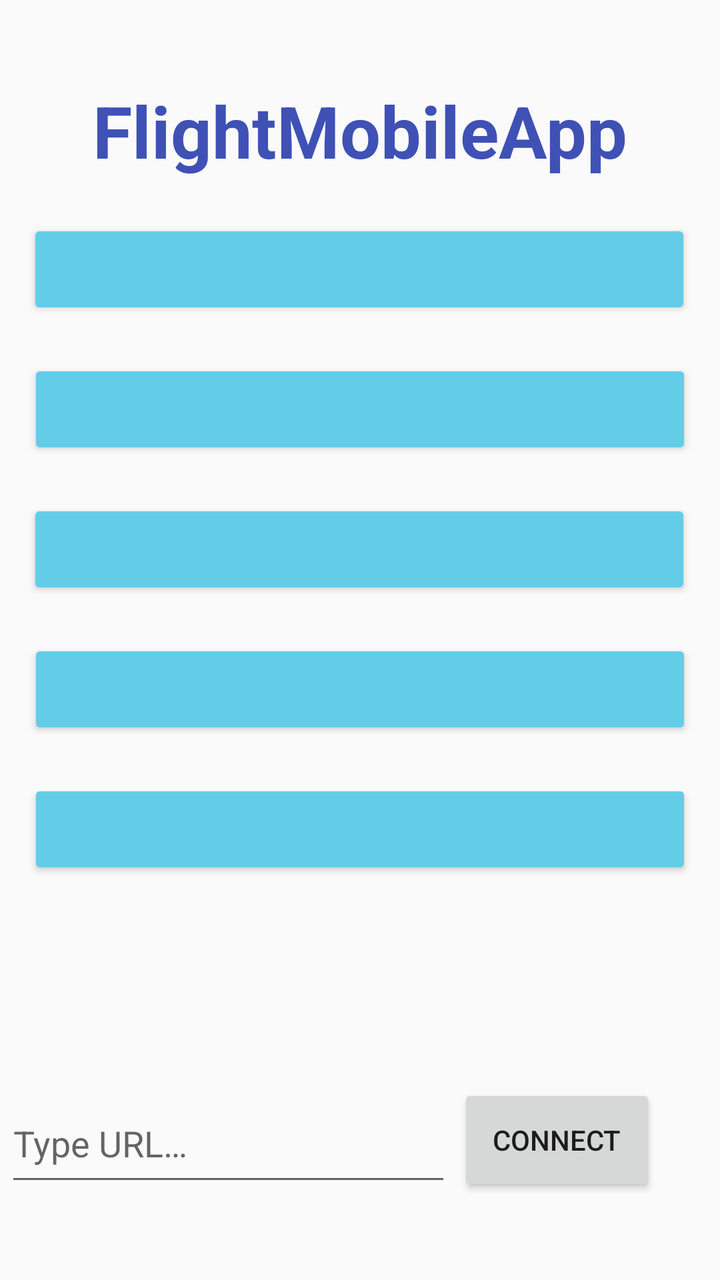
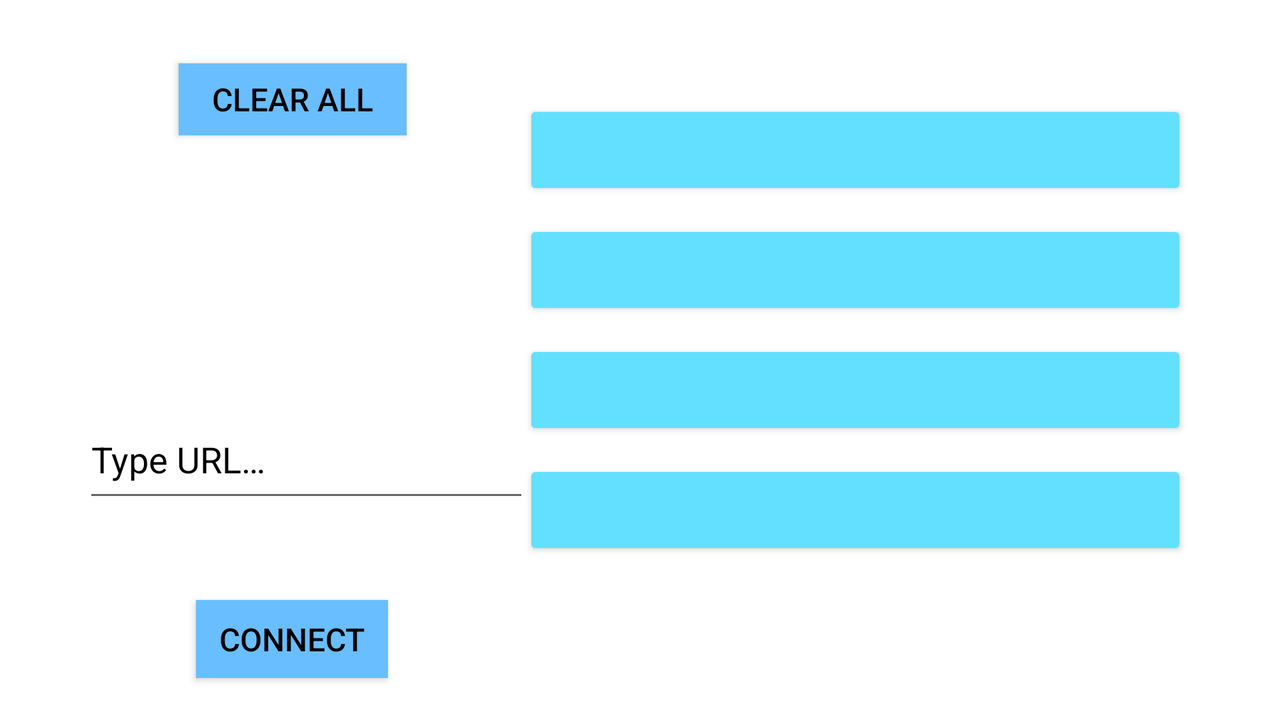

An Android layout and its configuration variant, each rendered on a device that would load it. The default file and the variant file are quoted in full after the pictures.
<!-- AndroidManifest.xml: activity theme Theme.AppCompat.Light.NoActionBar -->
<!-- res/layout/activity_main.xml -->
<?xml version="1.0" encoding="utf-8"?>
<androidx.constraintlayout.widget.ConstraintLayout xmlns:android="http://schemas.android.com/apk/res/android"
    xmlns:app="http://schemas.android.com/apk/res-auto"
    xmlns:tools="http://schemas.android.com/tools"
    android:layout_width="match_parent"
    android:layout_height="match_parent"
    android:backgroundTint="#00B81212"
    tools:context=".MainActivity">

    <Button
        android:id="@+id/connectButton"
        android:layout_width="99dp"
        android:layout_height="56dp"
        android:layout_marginTop="500dp"
        android:layout_marginEnd="32dp"
        android:text="@string/connect_button"
        app:layout_constraintBottom_toBottomOf="parent"
        app:layout_constraintEnd_toEndOf="parent"
        app:layout_constraintTop_toTopOf="parent" />

    <TextView
        android:id="@+id/headline"
        android:layout_width="wrap_content"
        android:layout_height="wrap_content"
        android:layout_marginTop="40dp"
        android:layout_marginBottom="550dp"
        android:text="@string/app_name"
        android:textAlignment="center"
        android:textColor="#3F51B5"
        android:textSize="36sp"
        android:textStyle="bold"
        app:layout_constraintBottom_toBottomOf="parent"
        app:layout_constraintEnd_toEndOf="parent"
        app:layout_constraintStart_toStartOf="parent"
        app:layout_constraintTop_toTopOf="parent" />

    <EditText
        android:id="@+id/insertBox"
        android:layout_width="223dp"
        android:layout_height="56dp"
        android:layout_marginTop="500dp"
        android:autofillHints=""
        android:ems="10"
        android:hint="@string/type_url"
        android:inputType="textPersonName"
        app:layout_constraintBottom_toBottomOf="parent"
        app:layout_constraintEnd_toStartOf="@+id/connectButton"
        app:layout_constraintHorizontal_bias="0.47"
        app:layout_constraintStart_toStartOf="parent"
        app:layout_constraintTop_toTopOf="parent" />

    <Button
        android:id="@+id/url0"
        android:layout_width="332dp"
        android:layout_height="50dp"
        android:layout_marginTop="20dp"
        android:layout_marginBottom="480dp"
        android:backgroundTint="#63CDE8"
        app:layout_constraintBottom_toBottomOf="parent"
        app:layout_constraintEnd_toEndOf="parent"
        app:layout_constraintHorizontal_bias="0.493"
        app:layout_constraintStart_toStartOf="parent"
        app:layout_constraintTop_toBottomOf="@+id/headline"
        tools:visibility="visible" />

    <Button
        android:id="@+id/url1"
        android:layout_width="332dp"
        android:layout_height="50dp"
        android:layout_marginTop="40dp"
        android:layout_marginBottom="360dp"
        android:backgroundTint="#63CDE8"
        app:layout_constraintBottom_toBottomOf="parent"
        app:layout_constraintEnd_toEndOf="parent"
        app:layout_constraintStart_toStartOf="parent"
        app:layout_constraintTop_toBottomOf="@+id/headline"
        tools:visibility="visible" />

    <Button
        android:id="@+id/url2"
        android:layout_width="332dp"
        android:layout_height="50dp"
        android:layout_marginTop="60dp"
        android:layout_marginBottom="240dp"
        android:backgroundTint="#63CDE8"
        app:layout_constraintBottom_toBottomOf="parent"
        app:layout_constraintEnd_toEndOf="parent"
        app:layout_constraintHorizontal_bias="0.49"
        app:layout_constraintStart_toStartOf="parent"
        app:layout_constraintTop_toBottomOf="@+id/headline"
        tools:visibility="visible" />

    <Button
        android:id="@+id/url3"
        android:layout_width="332dp"
        android:layout_height="50dp"
        android:layout_marginTop="80dp"
        android:layout_marginBottom="120dp"
        android:backgroundTint="#63CDE8"
        app:layout_constraintBottom_toBottomOf="parent"
        app:layout_constraintEnd_toEndOf="parent"
        app:layout_constraintStart_toStartOf="parent"
        app:layout_constraintTop_toBottomOf="@+id/headline"
        tools:visibility="visible" />

    <Button
        android:id="@+id/url4"
        android:layout_width="332dp"
        android:layout_height="50dp"
        android:layout_marginTop="100dp"
        android:backgroundTint="#63CDE8"
        android:visibility="visible"
        app:layout_constraintBottom_toBottomOf="parent"
        app:layout_constraintEnd_toEndOf="parent"
        app:layout_constraintStart_toStartOf="parent"
        app:layout_constraintTop_toBottomOf="@+id/headline"
        tools:visibility="visible" />

</androidx.constraintlayout.widget.ConstraintLayout>
<!-- resources referenced by this layout -->
<resources>
  <string name="app_name">FlightMobileApp</string>
  <string name="connect_button">Connect</string>
  <string name="type_url">Type URL…</string>
</resources>
<!-- res/layout-land/activity_main.xml (the repository's variant of the layout above) -->
<!-- drawn on the phone turned sideways -->
<?xml version="1.0" encoding="utf-8"?>
<androidx.constraintlayout.widget.ConstraintLayout xmlns:android="http://schemas.android.com/apk/res/android"
    xmlns:app="http://schemas.android.com/apk/res-auto"
    xmlns:tools="http://schemas.android.com/tools"
    android:id="@+id/main_layout"
    android:layout_width="match_parent"
    android:layout_height="match_parent"
    android:background="#FFFFFF"
    android:touchscreenBlocksFocus="false"
    tools:context=".MainActivity">

    <Button
        android:id="@+id/connectButton"
        android:layout_width="96dp"
        android:layout_height="39dp"
        android:layout_marginTop="300dp"
        android:background="#69BEFF"
        android:text="@string/connect_button"
        android:textColor="#000000"
        android:textSize="16sp"
        app:layout_constraintBottom_toBottomOf="parent"
        app:layout_constraintEnd_toEndOf="parent"
        app:layout_constraintHorizontal_bias="0.18"
        app:layout_constraintStart_toStartOf="parent"
        app:layout_constraintTop_toTopOf="parent"
        app:layout_constraintVertical_bias="0.0" />

    <TextView
        android:id="@+id/headline"
        android:layout_width="wrap_content"
        android:layout_height="wrap_content"
        android:layout_marginTop="20dp"
        android:layout_marginBottom="550dp"
        android:text="@string/app_name"
        android:textAlignment="center"
        android:textColor="#346DE1"
        android:textSize="36sp"
        android:textStyle="bold"
        app:layout_constraintBottom_toBottomOf="parent"
        app:layout_constraintEnd_toEndOf="parent"
        app:layout_constraintStart_toStartOf="parent"
        app:layout_constraintTop_toTopOf="parent"
        app:layout_constraintVertical_bias="0.0" />

    <EditText
        android:id="@+id/insertBox"
        android:layout_width="223dp"
        android:layout_height="56dp"
        android:layout_marginTop="200dp"
        android:autofillHints=""
        android:ems="10"
        android:hint="@string/type_url"
        android:inputType="textPersonName"
        android:textColor="#000000"
        android:textColorHighlight="#2D44B6"
        android:textColorHint="#000000"
        android:textColorLink="#2D44B6"
        app:layout_constraintBottom_toBottomOf="parent"
        app:layout_constraintEnd_toEndOf="parent"
        app:layout_constraintHorizontal_bias="0.1"
        app:layout_constraintStart_toStartOf="parent"
        app:layout_constraintTop_toTopOf="parent"
        app:layout_constraintVertical_bias="0.0" />

    <Button
        android:id="@+id/url0"
        android:layout_width="332dp"
        android:layout_height="50dp"
        android:layout_marginBottom="260dp"
        android:backgroundTint="#63E0FF"
        android:textColor="#000000"
        android:textSize="18sp"
        app:layout_constraintBottom_toBottomOf="parent"
        app:layout_constraintEnd_toEndOf="parent"
        app:layout_constraintHorizontal_bias="0.85"
        app:layout_constraintStart_toStartOf="parent"
        app:layout_constraintTop_toBottomOf="@+id/headline"
        app:layout_constraintVertical_bias="1.0"
        tools:visibility="visible" />

    <Button
        android:id="@+id/url2"
        android:layout_width="332dp"
        android:layout_height="50dp"
        android:layout_marginTop="200dp"
        android:layout_marginBottom="140dp"
        android:backgroundTint="#63E0FF"
        android:textColor="#000000"
        android:textSize="18sp"
        app:layout_constraintBottom_toBottomOf="parent"
        app:layout_constraintEnd_toEndOf="parent"
        app:layout_constraintHorizontal_bias="0.85"
        app:layout_constraintStart_toStartOf="parent"
        app:layout_constraintTop_toBottomOf="@+id/headline"
        app:layout_constraintVertical_bias="1.0"
        tools:visibility="visible" />

    <Button
        android:id="@+id/url4"
        android:layout_width="332dp"
        android:layout_height="50dp"
        android:layout_marginTop="400dp"
        android:layout_marginBottom="20dp"
        android:backgroundTint="#63E0FF"
        android:textColor="#000000"
        android:textSize="18sp"
        android:visibility="visible"
        app:layout_constraintBottom_toBottomOf="parent"
        app:layout_constraintEnd_toEndOf="parent"
        app:layout_constraintHorizontal_bias="0.85"
        app:layout_constraintStart_toStartOf="parent"
        app:layout_constraintTop_toBottomOf="@+id/headline"
        app:layout_constraintVertical_bias="1.0"
        tools:visibility="visible" />

    <Button
        android:id="@+id/url1"
        android:layout_width="332dp"
        android:layout_height="50dp"
        android:layout_marginTop="100dp"
        android:layout_marginBottom="200dp"
        android:backgroundTint="#63E0FF"
        android:textColor="#000000"
        android:textSize="18sp"
        app:layout_constraintBottom_toBottomOf="parent"
        app:layout_constraintEnd_toEndOf="parent"
        app:layout_constraintHorizontal_bias="0.85"
        app:layout_constraintStart_toStartOf="parent"
        app:layout_constraintTop_toBottomOf="@+id/headline"
        app:layout_constraintVertical_bias="1.0"
        tools:visibility="visible" />

    <Button
        android:id="@+id/url3"
        android:layout_width="332dp"
        android:layout_height="50dp"
        android:layout_marginTop="300dp"
        android:layout_marginBottom="80dp"
        android:backgroundTint="#63E0FF"
        android:textColor="#000000"
        android:textSize="18sp"
        app:layout_constraintBottom_toBottomOf="parent"
        app:layout_constraintEnd_toEndOf="parent"
        app:layout_constraintHorizontal_bias="0.85"
        app:layout_constraintStart_toStartOf="parent"
        app:layout_constraintTop_toBottomOf="@+id/headline"
        app:layout_constraintVertical_bias="1.0"
        tools:visibility="visible" />

    <Button
        android:id="@+id/clearButton"
        android:layout_width="114dp"
        android:layout_height="36dp"
        android:layout_marginTop="60dp"
        android:background="#69BEFF"
        android:text="@string/clear"
        android:textColor="#000000"
        android:textSize="16sp"
        app:layout_constraintBottom_toBottomOf="parent"
        app:layout_constraintEnd_toEndOf="parent"
        app:layout_constraintHorizontal_bias="0.17"
        app:layout_constraintStart_toStartOf="parent"
        app:layout_constraintTop_toBottomOf="@+id/headline"
        app:layout_constraintVertical_bias="0.0" />

    <androidx.constraintlayout.widget.Guideline
        android:id="@+id/guideline"
        android:layout_width="wrap_content"
        android:layout_height="wrap_content"
        android:orientation="vertical"
        app:layout_constraintGuide_end="366dp" />

</androidx.constraintlayout.widget.ConstraintLayout>
<!-- resources referenced by the variant -->
<!-- as the phone turned sideways resolves them -->
<resources>
  <string name="app_name">FlightMobileApp</string>
  <string name="clear">Clear All</string>
  <string name="connect_button">Connect</string>
  <string name="type_url">Type URL…</string>
</resources>
